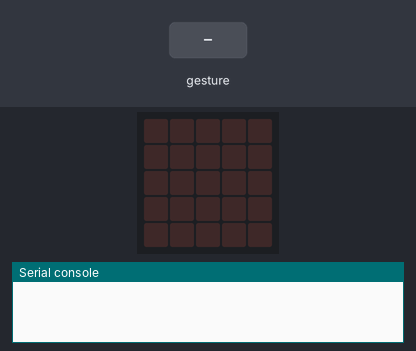
A program run on a simulated BBC micro:bit (MakeCode). Shown: the board's 5×5 LED display, the last lines printed to the serial console. The test bench sets the inputs (shaded band). No radio messages arrive unless stated (any console line starting 'radio sent:' is added by the test bench); a tilt is held for 1.5 s and a shake lasts 1 s, then the board lies face up again.

Above: at 1.2 s.
1.3 s: gesture 'tilt left'
At 2.6 s:
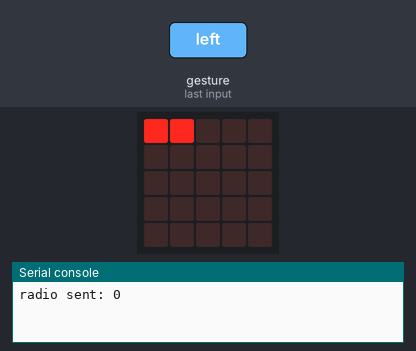
2.9 s: gesture 'tilt right'
At 3.7 s:
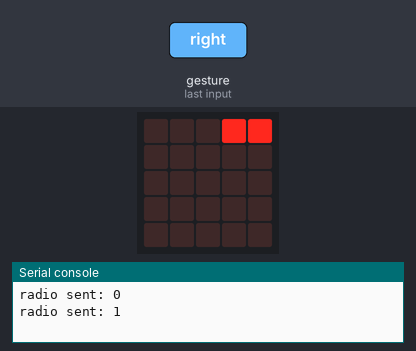
Timing chart, 0 to 5.9 s (numbered marks = the images above; inputs shaded):
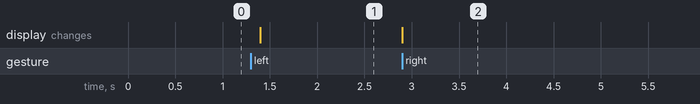

Measured:
- after the input at 1.3 s, the display: changes after 0.10 s (image 1)
- after the input at 2.9 s, the display: changes at once (image 2)

The program:

main.ts
```typescript
input.onGesture(Gesture.TiltLeft, function () {
    basic.showLeds(`
        # # . . .
        . . . . .
        . . . . .
        . . . . .
        . . . . .
        `)
    radio.sendNumber(0)
})
input.onGesture(Gesture.TiltRight, function () {
    basic.showLeds(`
        . . . # #
        . . . . .
        . . . . .
        . . . . .
        . . . . .
        `)
    radio.sendNumber(1)
})
basic.forever(function () {
    radio.setGroup(1)
})
```

test.ts
```typescript
// testes vão aqui; isto não será compilado quando este pacote for usado como uma extensão.
```
